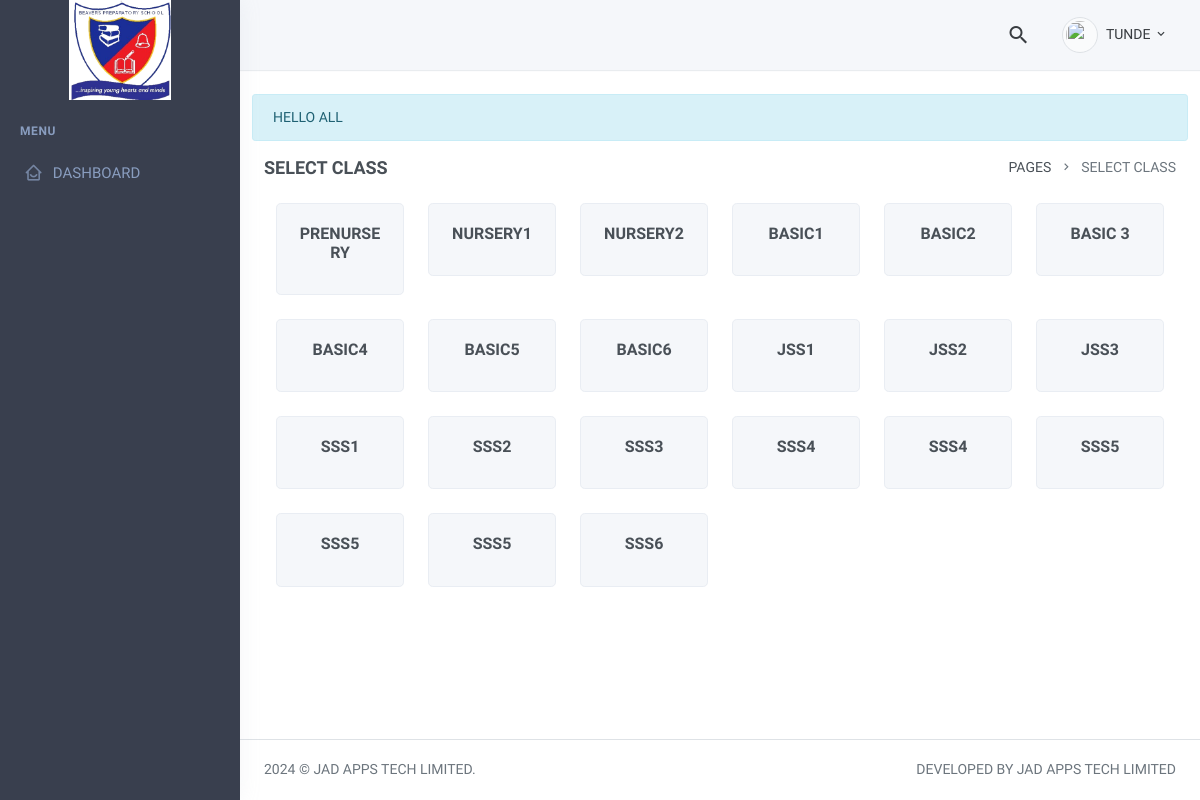
Screenshot of /public/select_class.php (signed in) with the database file from the repository.
### tables this page shows
CREATE TABLE `communications` (
  `id` int NOT NULL AUTO_INCREMENT,
  `message` varchar(450) DEFAULT NULL,
  `exp_date` datetime DEFAULT NULL,
  `uploaded_by` varchar(45) DEFAULT NULL,
  `status` int DEFAULT '0',
  PRIMARY KEY (`id`)
);

CREATE TABLE `student_classes` (
  `id` int NOT NULL AUTO_INCREMENT,
  `grade` varchar(45) DEFAULT NULL,
  `uploaded_by` varchar(45) DEFAULT NULL,
  `level` varchar(45) DEFAULT NULL,
  `has_arm` int DEFAULT '0',
  `deleted` int DEFAULT '0',
  `deleted_by` int DEFAULT NULL,
  `deleted_at` datetime DEFAULT NULL,
  PRIMARY KEY (`id`)
);

### public/inc_communications.php (called while the page is built)
<?php
     $comm_query = "SELECT * FROM communications LIMIT 1";
     $result = mysqli_query($sqlConnection, $comm_query);
     if($result->num_rows > 0){
         $communication = $result->fetch_all(MYSQLI_ASSOC);
         return $communication[0]['message'];
     }
?>

### public/select_class.php (the view, shortened to what this page needs)
<?php
    include "./inc/header.php";
    $query = "SELECT * FROM student_classes";
    $run_query = mysqli_query($sqlConnection, $query);
    $classes = $run_query->fetch_all(MYSQLI_ASSOC);
?>
<body>
    <div id="layout-wrapper">
       <?php include "./inc/navbar.php"; ?>
        <div class="vertical-menu">
            <?php include "./inc/sidebar.php"; ?>
        </div>
        <div class="main-content">
            <div class="page-content">
               <?php include_once "communication_message.php"; ?>
                <div class="container-fluid">
                    <div class="row">
                        <div class="col-12">
                            <div class="page-title-box d-flex align-items-center justify-content-between">
                                <h4 class="mb-0 font-size-18">Select Class</h4>
                                <div class="page-title-right">
                                    <ol class="breadcrumb m-0">
                                        <li class="breadcrumb-item"><a href="javascript: void(0);">Pages</a></li>
                                        <li class="breadcrumb-item active">Select Class</li>
                                    </ol>
                                </div>
                            </div>
                        </div>
                    </div>
                    <div class="container">
                        <div class="row">
                            <?php
                            for($i = 0; $i < count($classes); $i++){
                                $class = $classes[$i]['grade'];
                                echo "
                                    <div class='col-sm-2'>
                                        <a href='./configure-school-fees-items.php?class=$class'><div class='card card-body'>
                                    <h5 class='card-title text-center i'>$class</h5>
                                    <p class='card-text'>
                                    </p>
                                </div></a>
                                    </div>
                                ";
                            }
                            ?>
                        </div>
                    </div>
                </div>
            </div>
          <?php include "./inc/footer.php"; ?>

### public/communication_message.php (shortened to what this page needs)
<?php
    if($comm != 1){
    echo"<div class='alert alert-info alert-dismissible fade show mb-3' role='alert'>
            $comm";
        ?>
    </div>
<?php
    }else{
        echo "<div></div>";
    }
?>

### public/inc/header.php (style rules this page uses)
* { text-transform: uppercase !important; }

### public/select_class.php (style rules this page uses)
.i { text-transform: uppercase; }

### rows the page displays
communications: message "HELLO ALL"
student_classes: grade "PRENURSERY"
student_classes: grade "NURSERY1"
student_classes: grade "NURSERY2"
student_classes: grade "BASIC1"
student_classes: grade "BASIC2"
student_classes: grade "BASIC 3"
student_classes: grade "BASIC4"
student_classes: grade "BASIC5"
student_classes: grade "BASIC6"
student_classes: grade "JSS1"
student_classes: grade "JSS2"
student_classes: grade "JSS3"
student_classes: grade "SSS1"
student_classes: grade "SSS2"
student_classes: grade "SSS3"
student_classes: grade "SSS4"
student_classes: grade "SSS4"
student_classes: grade "SSS5"
student_classes: grade "SSS5"
student_classes: grade "SSS5"
student_classes: grade "SSS6"

### other values shown
$username "TUNDE"
